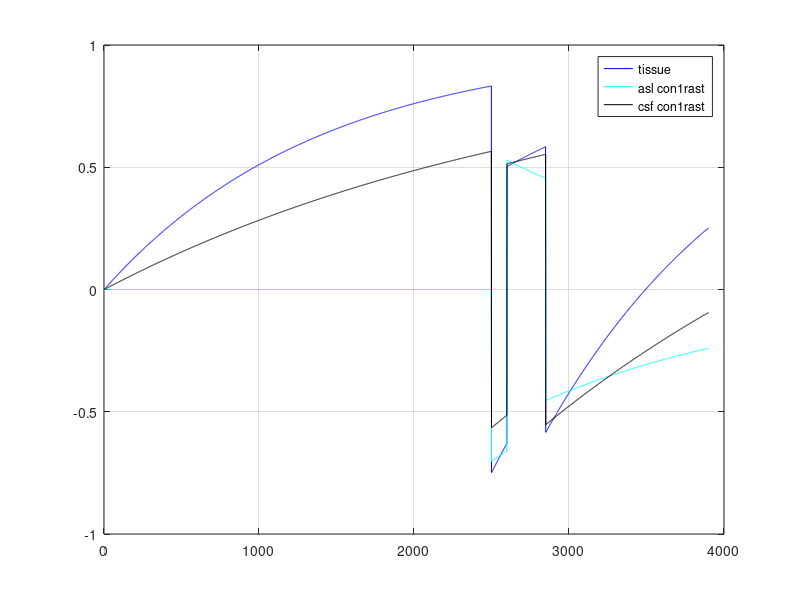

Here is the MATLAB script that generated this plot:
clear
close all

R1a = 1/1.65;
R1=1/1.4;
R1csf = 1/3;

dt=1e-3;

TR = 4.5
RO_time = 0.6;
t_delay = 1.4;

t_adjust = TR - RO_time-t_delay;


do7t = 0;

if do7t
    R1a = 1/2.3;
    R1=1/2;
    R1csf = 1/4.3;
    t_delay = 0.3;
    t_adjust = 2.5;
    BS2_time = [0.005:0.02:t_delay];
    BS2_time = 0.5
    tag_end = 1;
end


%BS1_time= linspace(0.1, t_delay-0.1, 8) ;
BS1_time = 0.1;

BS2_time = 0.25;

AQtime = 1e3*(t_adjust + t_delay);

% asl is the observed signal for each combination
asl=zeros(8);
bkgnd=asl;

for n1 = 1:length(BS1_time)
    
    %BS2_time = linspace(0.1, t_delay - BS1_time(n1)-0.1, 8) ;
    
    for n2 =1:length(BS2_time)
        
        
        b = t_adjust + BS1_time(n1);
        c = b + BS2_time(n2);
        b = floor(b/dt);
        c = floor(c/dt);
        
        %%
        mcsf(1) = 0;
        mcsft(1) = 0;
        m(1) = 0;
        ma(1)= 0;
        mat(1)= 0;
        
        for n=2:AQtime
            dm =  (1 - m(n-1))*R1;
            m(n) = m(n-1) + dm*dt;
            
            dmcsf =  (1 - mcsf(n-1))*R1csf;
            mcsf(n) = mcsf(n-1) + dmcsf*dt;
            
            dmcsft =  (1 - mcsft(n-1))*R1csf;
            mcsft(n) = mcsft(n-1) + dmcsft*dt;
            
            dma =  (1 - ma(n-1))*R1a;
            ma(n) = ma(n-1) + dma*dt;
            
            dmat =  (1 - mat(n-1))*R1a;
            mat(n) = mat(n-1) + dmat*dt;
            
            
            
            
            %labeling pulse
            if n == round(t_adjust/dt)
                mcsf(n) = -mcsf(n);
                mcsft(n) = -mcsft(n);
                m(n) = -0.9*m(n);
                ma(n) = 0;
                mat(n) = -0.9*mat(n);
            end
            
            % BGS inversion pulse 1 applied to the whole brain and the artery
            if n == b
                mcsf(n) = -mcsf(n);
                mcsft(n) = -mcsft(n);
                m(n) = -0.8*m(n);
                ma(n) = -0.8*ma(n);
                mat(n) = -0.8*mat(n);
            end
            
            % BGS inversion pulse 2 applied to the whole brain and the artery
            if n == c
                mcsf(n) = -mcsf(n);
                mcsft(n) = -mcsft(n);
                m(n) = -m(n);
                ma(n) = -ma(n);
                mat(n) = -mat(n);
            end
            
        end
        
        figure(1)
        rectangle('Position', [(t_adjust)/dt, -1 , 0.01/dt , 2],'FaceColor',[0.5 0.5 0.5] )
        
        
        
        %         plot(mcsf,'g')
        %         plot(mcsft,'y');
        %         plot(ma,'b')
        %         plot(mat,'r')
        plot(m,'b'); grid on ;
        hold on;
        plot(mat-ma,'c')
        plot(mcsf,'k')
        legend('tissue','asl con1rast','csf con1rast')
        %        legend('tissue','CSF','CSF tag','blood','tagged blood','difference','Location','NorthWest')
        
        
        asl(n1,n2) =  mat(end-2)-ma(end-2);
        bkgnd(n1,n2) =  m(end-2);
        bkgnd2(n1,n2) =  mcsf(end-2) ;
        drawnow; pause(0.2);
        hold off
    end
end

  %
% figure
% subplot(211)
% imagesc(asl); title('ASL signal'); colorbar
% ylabel('Transit Time')
% xlabel('in1erpulse BS2_time')
%
% subplot(212)
% imagesc(abs(bkgnd)); title('Bcknd Signal'); colorbar
% ylabel('Transit Time')
% xlabel('in1erpulse BS2_time')
% legend('ASL signal','tissue')
